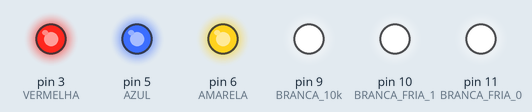
Recording of a sketch running on a simulated Arduino Uno, built with avr-gcc and run on an emulated ATmega328P. Parts: output pins drawn as LEDs (lit = HIGH). Random numbers use the default seed unless the sketch sets one.

Above: at 0.1 s.
Timing chart, 0 to 1.6 s (numbered marks = the images above):
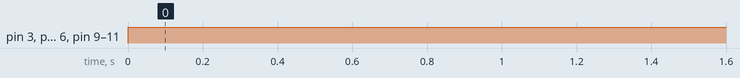

Measured:
- by itself, pin 3 (VERMELHA), pin 5 (AZUL), pin 6 (AMARELA), pin 9 (BRANCA_10k), pin 10 (BRANCA_FRIA_1), pin 11 (BRANCA_FRIA_0): LOW → HIGH at 0.00 s

The sketch:

luzes_pwm.ino
```cpp
#define BETWEEN 2579
#define DURATION 43
#define TIMES 7
// 3, 5, 6, 9, 10, 11
#define BRANCA_FRIA_0 11
#define BRANCA_FRIA_1 10
#define BRANCA_10k 9
#define AMARELA 6
#define AZUL 5
#define VERMELHA 3
long TEMPO_OCASO = ( 12 * 60000 );   // minutos
int TEMPO_PWM  = ( TEMPO_OCASO / 12 );

void setup() {
  configura();
  apaga_todas();
  //TEMPO_PWM = 1000;
  //amanhecer();
  acende_todas();
  delay( 60000 );
  ocaso();
  apaga_todas();
  delay( 60000 );
  Serial.begin(9600);
}
void loop() {
}
void relampago() {
  int flashCount = random (1, 25);             // Min. and max. number of flashes each loop
  int flashBrightnessMin =  random (1, 5);                 // LED flash min. brightness (0-255)
  int flashBrightnessMax =  random (150, 250); // LED flash max. brightness (0-255)

  int flashDurationMin = 1;                    // Min. duration of each seperate flash
  int flashDurationMax = random (50, 150);     // Max. duration of each seperate flash

  int nextFlashDelayMin = random (1, 5);                   // Min, delay between each flash and the next
  int nextFlashDelayMax = random (50, 150);    // Max, delay between each flash and the next

  for ( int flash = 0 ; flash <= flashCount; flash += 1 ) { // Flashing LED strip in a loop, random count
    ajusta_brilho( random ( flashBrightnessMin, flashBrightnessMax ) ); // Turn LED strip on, random brightness
    delay( random( flashDurationMin, flashDurationMax ) ); // Keep it tured on, random duration

    apaga_todas();

    delay( random( nextFlashDelayMin, nextFlashDelayMax) ); // Random delay before next flash
  }
}
void piscar( int numRaios, int delayLOW, int delayHIGH ) {
  for ( int i = 0; i < numRaios; i++ ) {
    apaga_todas();
    delay( delayLOW );
    acende_todas();
    delay( delayHIGH );
  }
}
void amanhecer() {
  Serial.println( "############  Amanhecer" );
  for ( int i = 1; i < 255; i++ ) {
    ajusta_brilho( i );
    Serial.print( "Valor:" );
    Serial.println( i );
    delay( TEMPO_PWM );
  }
  acende_todas();
}
void ocaso() {
  Serial.println( "############  Ocaso" );
  for ( int i = 255; i > 0; i-- ) {
    ajusta_brilho( i );
    Serial.print( "Valor:" );
    Serial.println( i );
    delay( TEMPO_PWM );
  }
  apaga_todas();
}
void configura() {
  pinMode(BRANCA_FRIA_0 , OUTPUT);
  pinMode(BRANCA_FRIA_1 , OUTPUT);
  pinMode(BRANCA_10k , OUTPUT);
  pinMode(AMARELA , OUTPUT);
  pinMode(AZUL, OUTPUT);
  pinMode(VERMELHA, OUTPUT);
}
void apaga_todas() {
  digitalWrite(BRANCA_FRIA_0, LOW);
  digitalWrite(BRANCA_FRIA_1, LOW);
  digitalWrite(BRANCA_10k, LOW);
  digitalWrite(AMARELA, LOW);
  digitalWrite(AZUL, LOW);
  digitalWrite(VERMELHA, LOW);
}
void apaga_frias() {
  digitalWrite(BRANCA_FRIA_0, LOW);
  digitalWrite(BRANCA_FRIA_1, LOW);
  digitalWrite(BRANCA_10k, LOW);
  digitalWrite(AZUL, LOW);
}
void acende_todas() {
  digitalWrite(BRANCA_FRIA_0, HIGH);
  digitalWrite(BRANCA_FRIA_1, HIGH);
  digitalWrite(BRANCA_10k, HIGH);
  digitalWrite(AMARELA, HIGH);
  digitalWrite(AZUL, HIGH);
  digitalWrite(VERMELHA, HIGH);
}
void acende_frias() {
  digitalWrite(BRANCA_FRIA_0, HIGH);
  digitalWrite(BRANCA_FRIA_1, HIGH);
  digitalWrite(BRANCA_10k, HIGH);
  digitalWrite(AZUL, HIGH);
}
void ajusta_brilho(int brilho) {
  analogWrite(BRANCA_FRIA_0, brilho);
  analogWrite(BRANCA_FRIA_1, brilho);
  analogWrite(BRANCA_10k, brilho);
  analogWrite(AMARELA, brilho);
  analogWrite(AZUL, brilho);
  analogWrite(VERMELHA, brilho);
}
```
